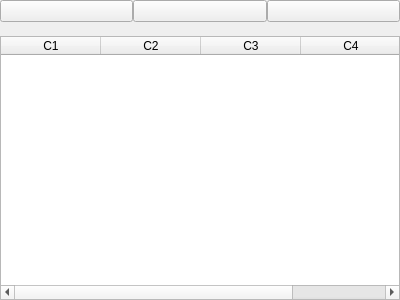
<?xml version="1.0" encoding="UTF-8"?>
<ui version="4.0">
 <class>Frame</class>
 <widget class="QFrame" name="Frame">
  <property name="geometry">
   <rect>
    <x>0</x>
    <y>0</y>
    <width>400</width>
    <height>300</height>
   </rect>
  </property>
  <property name="windowTitle">
   <string>Frame</string>
  </property>
  <layout class="QVBoxLayout" name="verticalLayout_3">
   <property name="spacing">
    <number>0</number>
   </property>
   <property name="leftMargin">
    <number>0</number>
   </property>
   <property name="topMargin">
    <number>0</number>
   </property>
   <property name="rightMargin">
    <number>0</number>
   </property>
   <property name="bottomMargin">
    <number>0</number>
   </property>
   <item>
    <layout class="QHBoxLayout" name="horizontalLayout">
     <property name="spacing">
      <number>-1</number>
     </property>
     <item>
      <widget class="QPushButton" name="pbAdd">
       <property name="text">
        <string/>
       </property>
      </widget>
     </item>
     <item>
      <widget class="QPushButton" name="pbEdit">
       <property name="text">
        <string/>
       </property>
      </widget>
     </item>
     <item>
      <widget class="QPushButton" name="pbDelete">
       <property name="text">
        <string/>
       </property>
      </widget>
     </item>
    </layout>
   </item>
   <item>
    <layout class="QVBoxLayout" name="verticalLayout">
     <property name="spacing">
      <number>-1</number>
     </property>
     <property name="bottomMargin">
      <number>0</number>
     </property>
     <item>
      <widget class="QLabel" name="lMessageList">
       <property name="text">
        <string/>
       </property>
       <property name="alignment">
        <set>Qt::AlignCenter</set>
       </property>
      </widget>
     </item>
    </layout>
   </item>
   <item>
    <layout class="QVBoxLayout" name="verticalLayout_2">
     <item>
      <widget class="QTableWidget" name="tableWidget">
       <column>
        <property name="text">
         <string>C1</string>
        </property>
       </column>
       <column>
        <property name="text">
         <string>C2</string>
        </property>
       </column>
       <column>
        <property name="text">
         <string>C3</string>
        </property>
       </column>
       <column>
        <property name="text">
         <string>C4</string>
        </property>
       </column>
      </widget>
     </item>
    </layout>
   </item>
  </layout>
 </widget>
 <resources/>
 <connections/>
</ui>
